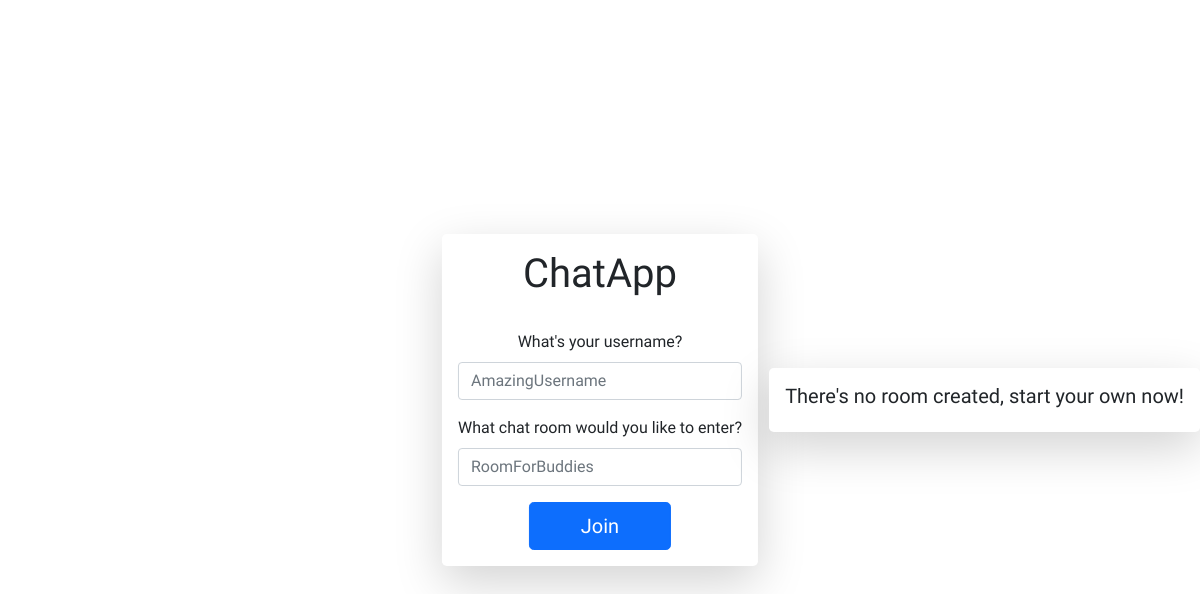
Before: / with the older database file.
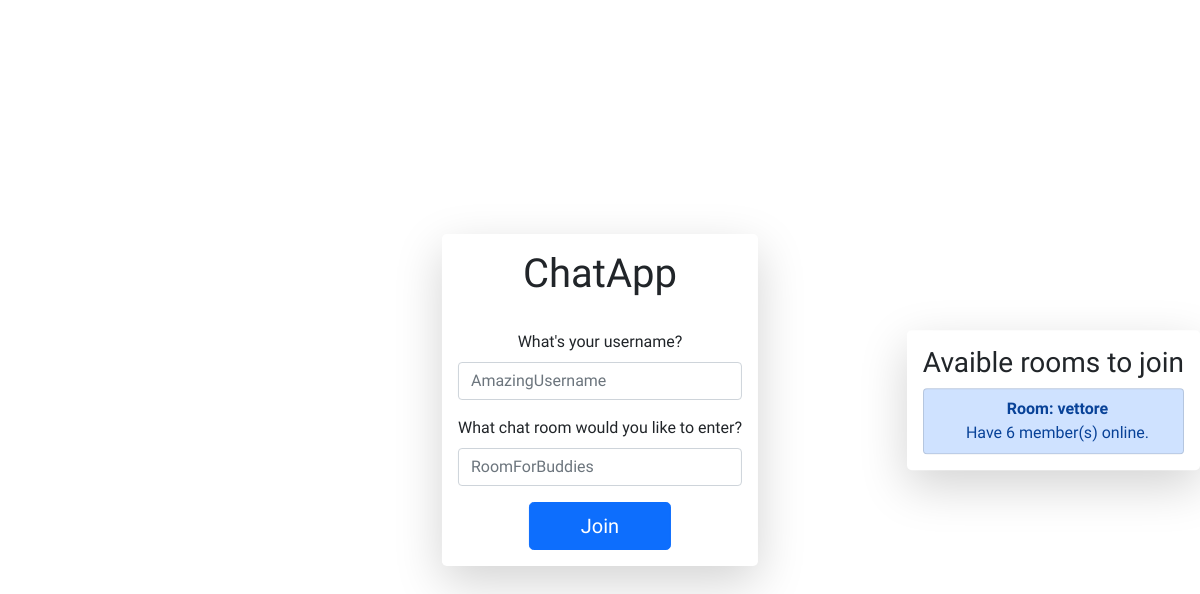
After: the same page with the newer database file.
### chat/models.py (models this page shows, shortened)
class Sala(models.Model):
    name = models.CharField(max_length=20)
    members = models.IntegerField(default=0)

### chat/views.py (the view)
# urls.py: path('', views.index, name='index'),
def index(request):
    rooms = Sala.objects.filter(members__gt=0)
    Sala.objects.filter(members__lt=1).delete()
    return render(request, 'index.html', {
        'rooms': rooms,
    })

### chat/templates/index.html (shortened to what this page needs)
<!DOCTYPE html>
<html>
<head>
    <link href="https://cdn.jsdelivr.net/npm/bootstrap@5.0.0-beta3/dist/css/bootstrap.min.css" rel="stylesheet">
</head>
<body class="text-center">
<div class="container">
<div class="shadow-lg p-3 mb-5 bg-body rounded-3 position-absolute top-50 start-50 translate-middle" id="card">
<h1>ChatApp</h1><br>
<div class="mb-3">
    <label for="user_name_input" class="form-label">What's your username?</label>
    <input type="text" class="form-control" id="user_name_input" placeholder="AmazingUsername" onkeypress="CheckSpace(event)">
</div>
<div class="mb-3">
    <label for="room_name_input" class="form-label">What chat room would you like to enter?</label>
    <input type="text" class="form-control" id="room_name_input" placeholder="RoomForBuddies" onkeypress="CheckSpace(event)">
</div>
<button class="w-50 btn btn-lg btn-primary" type="button" id="button_submit">Join</button>
</div>
</div>
{% if rooms %}
        <div class="shadow-lg p-3 mb-5 bg-body rounded-3 position-absolute top-50 end-0 translate-middle-y">
        <h3>Avaible rooms to join</h3>
            <ul class="list-group">
            {% for i in rooms %}
                <li class="list-group-item list-group-item-action list-group-item-primary">
                    <div class="ms-2 me-auto">
                        <div class="fw-bold">Room: {{i.name}}</div>
                            Have {{i.members}} member(s) online.
                    </div>
                </li>
            {% endfor %}
            </ul>
        </div>
{% else %}
        <div class="shadow-lg p-3 mb-5 bg-body rounded-3 position-absolute top-50 end-0 translate-middle-y">
        <h5>There's no room created, start your own now!</h5>
        </div>
{% endif %}
</body>
</html>

### chat/templates/index.html (style rules this page uses)
body { background-image: url('https://wallpaperaccess.com/full/3966884.jpg'); background-size: cover; font-family: 'Fira Sans', sans-serif; height: 100vh; padding:0; margin:0; }

Changed rows visible on the page:
added Sala: name "vettore", members "6"
Other visible differences:
text no longer shown: "There's no room created, start your own now!"
text now shown: "Avaible rooms to join"
